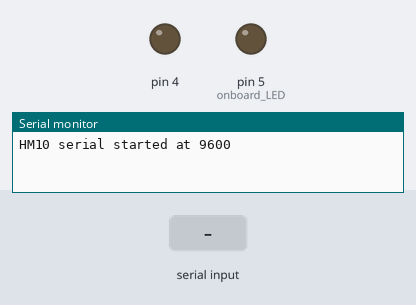
Recording of a sketch running on a simulated Arduino Uno, built with avr-gcc and run on an emulated ATmega328P. On the bench: output pins drawn as LEDs (lit = HIGH), the last lines printed to the serial monitor. The test bench sets the inputs (shaded band).

Above: at 1.2 s.
1.3 s: "F" received over the second serial link
At 2.5 s:
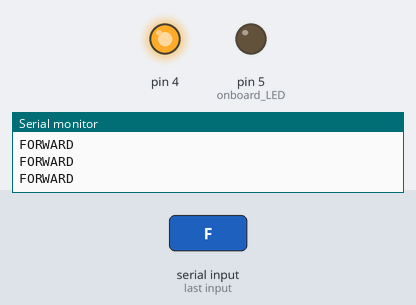
2.8 s: "1" received over the second serial link
Timing chart, 0 to 5.8 s (numbered marks = the images above; inputs shaded):
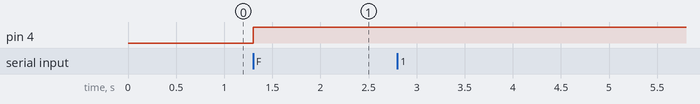

Measured:
- after the input at 1.3 s, pin 4: LOW → HIGH at once

The sketch:

Led_Bluetooth.ino
```cpp
//BTO5
#include <SoftwareSerial.h> //библиотека последовательной связи
SoftwareSerial HM10(10, 11); // RX = 2, TX = 3
char appData;
String inData = "";
void setup()
{
  Serial.begin(9600);
  Serial.println("HM10 serial started at 9600");
  HM10.begin(9600); // set HM10 serial at 9600 baud rate
  pinMode(4, OUTPUT);
  pinMode(5, OUTPUT); // onboard LED
  digitalWrite(4, LOW); // выключаем светодиод
  digitalWrite(5, LOW);
}
void loop()
{
  HM10.listen();  // слушаем HM10 port
  while (HM10.available() > 0) {   // если HM10 что то передает, то считываем данные
    appData = HM10.read();
    inData = String(appData);  // сохраняем данные в строковой переменной
    Serial.write(appData);
  }

  if (Serial.available()) {           // считываем информацию если пользователь что-нибудь вводит
    delay(10);
    HM10.write(Serial.read());
  }
  if ( inData == "F") {
    Serial.println("FORWARD");
    digitalWrite(4, HIGH);
    digitalWrite(5, LOW);
  }
}
```
